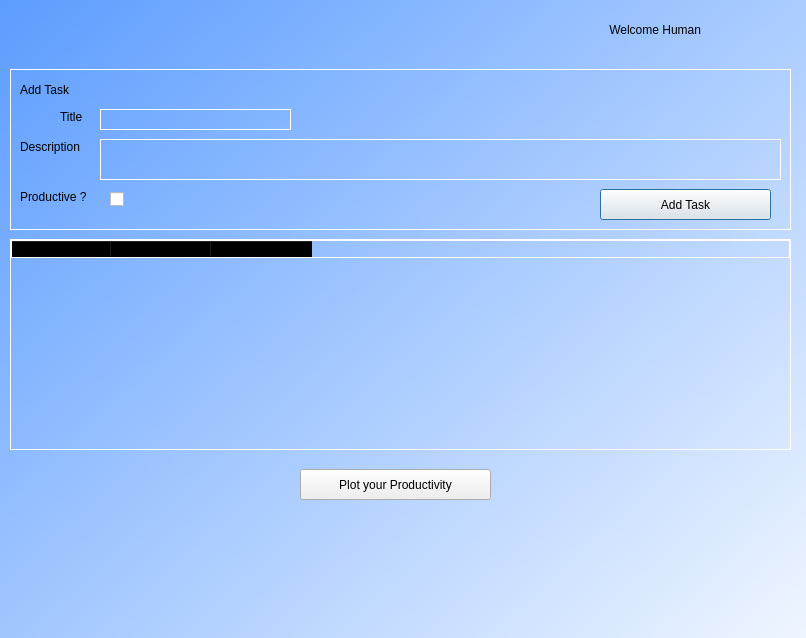
<?xml version="1.0" encoding="UTF-8"?>
<ui version="4.0">
 <class>Dialog</class>
 <widget class="QDialog" name="Dialog">
  <property name="geometry">
   <rect>
    <x>0</x>
    <y>0</y>
    <width>806</width>
    <height>638</height>
   </rect>
  </property>
  <property name="windowTitle">
   <string>Dialog</string>
  </property>
  <widget class="QWidget" name="bgwidget" native="true">
   <property name="enabled">
    <bool>true</bool>
   </property>
   <property name="geometry">
    <rect>
     <x>-40</x>
     <y>-21</y>
     <width>881</width>
     <height>791</height>
    </rect>
   </property>
   <property name="styleSheet">
    <string notr="true">QWidget#bgwidget{
background-color: qlineargradient(spread:pad, x1:0, y1:0, x2:1, y2:0.983, stop:0 rgba(86, 153, 255, 255), stop:1 rgba(255, 255, 255, 255))
}</string>
   </property>
   <widget class="QLabel" name="error">
    <property name="geometry">
     <rect>
      <x>360</x>
      <y>560</y>
      <width>161</width>
      <height>20</height>
     </rect>
    </property>
    <property name="styleSheet">
     <string notr="true">color:rgb(255, 0, 0)</string>
    </property>
    <property name="text">
     <string/>
    </property>
   </widget>
   <widget class="QWidget" name="ATwidget" native="true">
    <property name="geometry">
     <rect>
      <x>50</x>
      <y>90</y>
      <width>781</width>
      <height>161</height>
     </rect>
    </property>
    <property name="styleSheet">
     <string notr="true">QWidget#ATwidget{
background-color: rgba(0,0,0,0);
border-style:outset;
border-width: 1px;
border-color:white;
}</string>
    </property>
    <widget class="QLabel" name="label">
     <property name="geometry">
      <rect>
       <x>10</x>
       <y>10</y>
       <width>81</width>
       <height>21</height>
      </rect>
     </property>
     <property name="styleSheet">
      <string notr="true">font: 18pt &quot;.AppleSystemUIFont&quot;;</string>
     </property>
     <property name="text">
      <string>Add Task</string>
     </property>
    </widget>
    <widget class="QLabel" name="label_2">
     <property name="geometry">
      <rect>
       <x>50</x>
       <y>40</y>
       <width>31</width>
       <height>16</height>
      </rect>
     </property>
     <property name="text">
      <string>Title</string>
     </property>
    </widget>
    <widget class="QLineEdit" name="task_name">
     <property name="geometry">
      <rect>
       <x>90</x>
       <y>40</y>
       <width>191</width>
       <height>21</height>
      </rect>
     </property>
     <property name="styleSheet">
      <string notr="true">background-color: rgba(0,0,0,0);
border-style:outset;
border-width: 1px;
border-color:white;</string>
     </property>
    </widget>
    <widget class="QLabel" name="label_3">
     <property name="geometry">
      <rect>
       <x>10</x>
       <y>70</y>
       <width>91</width>
       <height>16</height>
      </rect>
     </property>
     <property name="text">
      <string>Description</string>
     </property>
    </widget>
    <widget class="QTextEdit" name="task_description">
     <property name="geometry">
      <rect>
       <x>90</x>
       <y>70</y>
       <width>681</width>
       <height>41</height>
      </rect>
     </property>
     <property name="styleSheet">
      <string notr="true">background-color: rgba(0,0,0,0);
border-style:outset;
border-width: 1px;
border-color:white;</string>
     </property>
    </widget>
    <widget class="QPushButton" name="addTaskBtn">
     <property name="geometry">
      <rect>
       <x>590</x>
       <y>120</y>
       <width>171</width>
       <height>31</height>
      </rect>
     </property>
     <property name="styleSheet">
      <string notr="true"/>
     </property>
     <property name="text">
      <string>Add Task</string>
     </property>
    </widget>
    <widget class="QLabel" name="label_4">
     <property name="geometry">
      <rect>
       <x>10</x>
       <y>120</y>
       <width>91</width>
       <height>16</height>
      </rect>
     </property>
     <property name="text">
      <string>Productive ?</string>
     </property>
    </widget>
    <widget class="QCheckBox" name="checkBox">
     <property name="geometry">
      <rect>
       <x>100</x>
       <y>120</y>
       <width>86</width>
       <height>20</height>
      </rect>
     </property>
     <property name="text">
      <string/>
     </property>
    </widget>
   </widget>
   <widget class="QLabel" name="welcome">
    <property name="geometry">
     <rect>
      <x>330</x>
      <y>30</y>
      <width>411</width>
      <height>41</height>
     </rect>
    </property>
    <property name="layoutDirection">
     <enum>Qt::LeftToRight</enum>
    </property>
    <property name="styleSheet">
     <string notr="true">font: 18pt &quot;.AppleSystemUIFont&quot;;</string>
    </property>
    <property name="text">
     <string>Welcome Human</string>
    </property>
    <property name="alignment">
     <set>Qt::AlignRight|Qt::AlignTrailing|Qt::AlignVCenter</set>
    </property>
   </widget>
   <widget class="QTableWidget" name="tableWidget">
    <property name="geometry">
     <rect>
      <x>50</x>
      <y>260</y>
      <width>781</width>
      <height>211</height>
     </rect>
    </property>
    <property name="styleSheet">
     <string notr="true">background-color: rgba(0,0,0,0);
border-style:outset;
border-width: 1px;
border-color:white;</string>
    </property>
    <column>
     <property name="text">
      <string>Time</string>
     </property>
    </column>
    <column>
     <property name="text">
      <string>Title</string>
     </property>
    </column>
    <column>
     <property name="text">
      <string>Description</string>
     </property>
    </column>
   </widget>
   <widget class="QLabel" name="label_5">
    <property name="geometry">
     <rect>
      <x>750</x>
      <y>30</y>
      <width>51</width>
      <height>51</height>
     </rect>
    </property>
    <property name="text">
     <string/>
    </property>
    <property name="pixmap">
     <pixmap>user.png</pixmap>
    </property>
    <property name="scaledContents">
     <bool>true</bool>
    </property>
   </widget>
   <widget class="QPushButton" name="plotbtn">
    <property name="geometry">
     <rect>
      <x>340</x>
      <y>490</y>
      <width>191</width>
      <height>31</height>
     </rect>
    </property>
    <property name="text">
     <string>Plot your Productivity</string>
    </property>
   </widget>
  </widget>
 </widget>
 <resources/>
 <connections/>
</ui>
